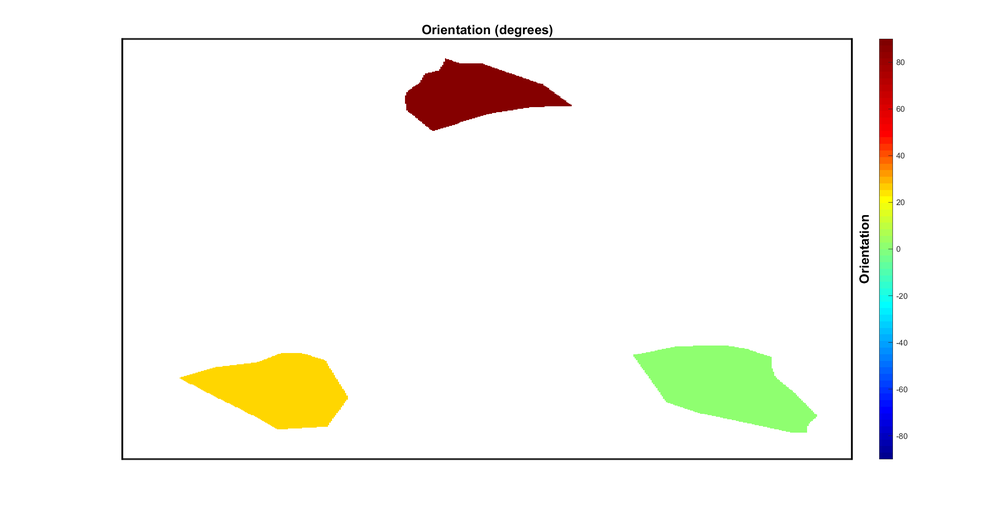
%> input picture Manual Cell Segmentation/Example/Orientation.tif, 1000 x 516 px, shrunk from 2400 x 1238 before the run
$ octave Final_Manual_Segmentation.m   (GNU Octave 9; MATLAB toolbox functions it lacks are replaced by stand-ins)
%> lines starting %> are read from the running program, lines starting %| are printed output that depends on the picture
%% Load sectionwise data to visualize
%load('D:\Cilia Map\Image Segmentation\Embryo Map\Section Embryos\Final Trials\Validation Trial4\S1\FinalTailTrial4Sample1.mat');
[file1,path1] = uigetfile({'*.tif';'*.tiff';'*.jpg';'*.png'},'Select membrane image');
%> the answer given: Example/Orientation.tif
I1 = imread([path1,file1]);
%> I1 is the input picture: size 516x1000x3 uint8; mean R, G, B 247.4, 247.2, 241.2
[file2,path2] = uigetfile({'*.tif';'*.tiff';'*.jpg';'*.png'},'Select cilia image');
%> the answer given: Example/Aspect_Ratio.tif
I2 = imread([path2,file2]);
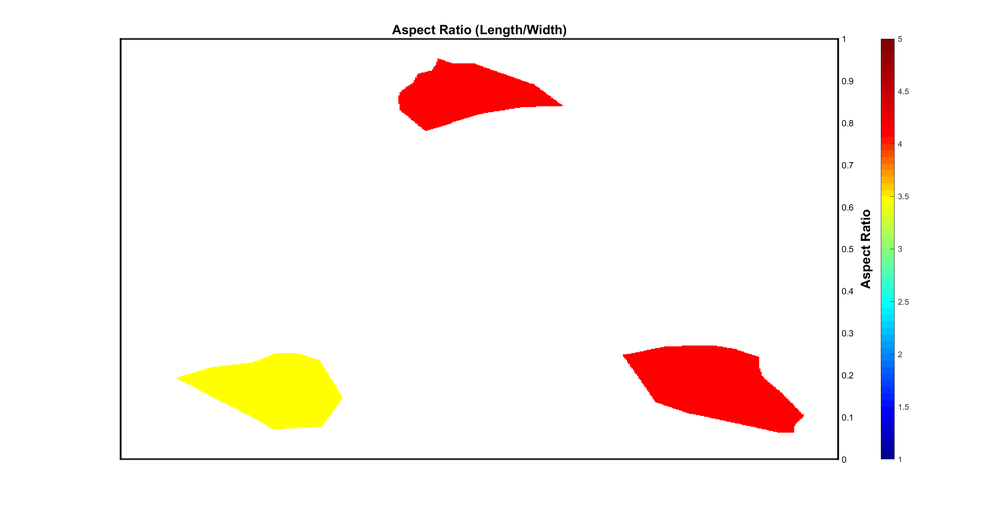
%> input picture Manual Cell Segmentation/Example/Aspect_Ratio.tif, 1000 x 516 px, shrunk from 2400 x 1238 before the run
%> I2 is the input picture: size 516x1000x3 uint8; mean R, G, B 250.9, 243, 239.1
%% Draw MCC
figure; imshowpair(I1,I2)
%> after `imshowpair(I1,I2)`:
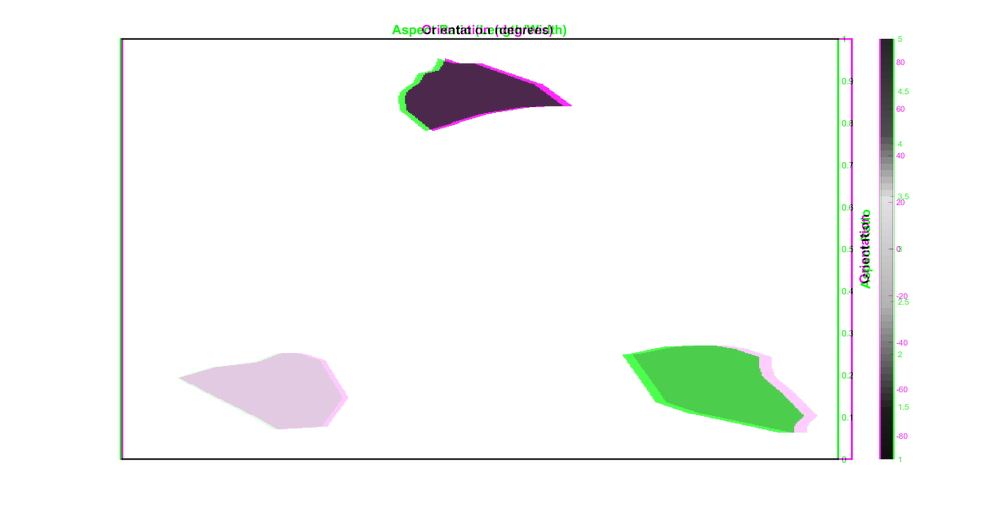
%> displayed picture: size 516x1000x3, on the screen's scale of 0 to 255; mean R, G, B 244.9, 246.6, 244.9
%figure; imshow(I2)
again = true;
regionCount = 1;
while again
	promptMessage = sprintf('Trcae MCC Cell #%d ,\nor Quit?', regionCount);
	titleBarCaption = 'Continue?';
	button = questdlg(promptMessage, titleBarCaption, 'Draw', 'Quit', 'Draw');
	if strcmpi(button, 'Quit')
		break;
    end
%> (the run ends here)
